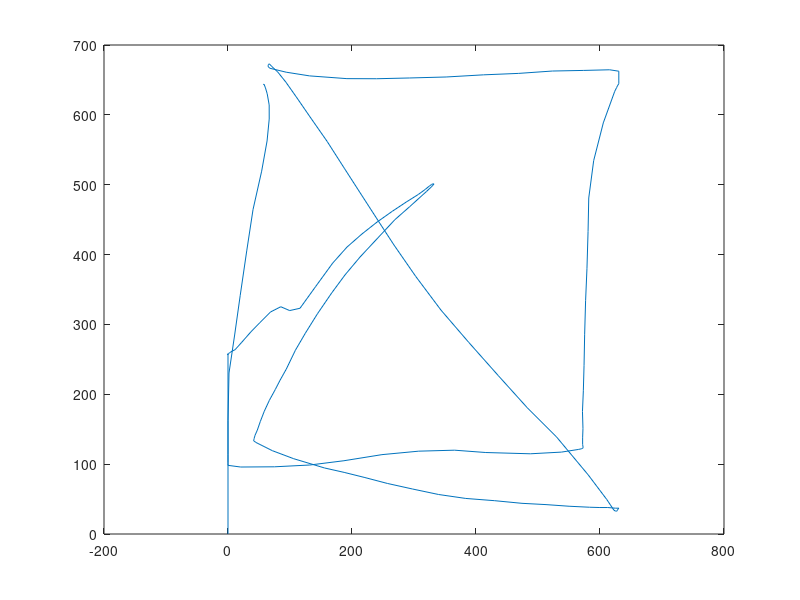

Write the MATLAB code that produced this figure.

fid = fopen('out.csv');
out = textscan(fid, '%f%f', 'delimiter', ',');
fclose(fid);

x = out{1};
y = out{2};

plot(x, y);